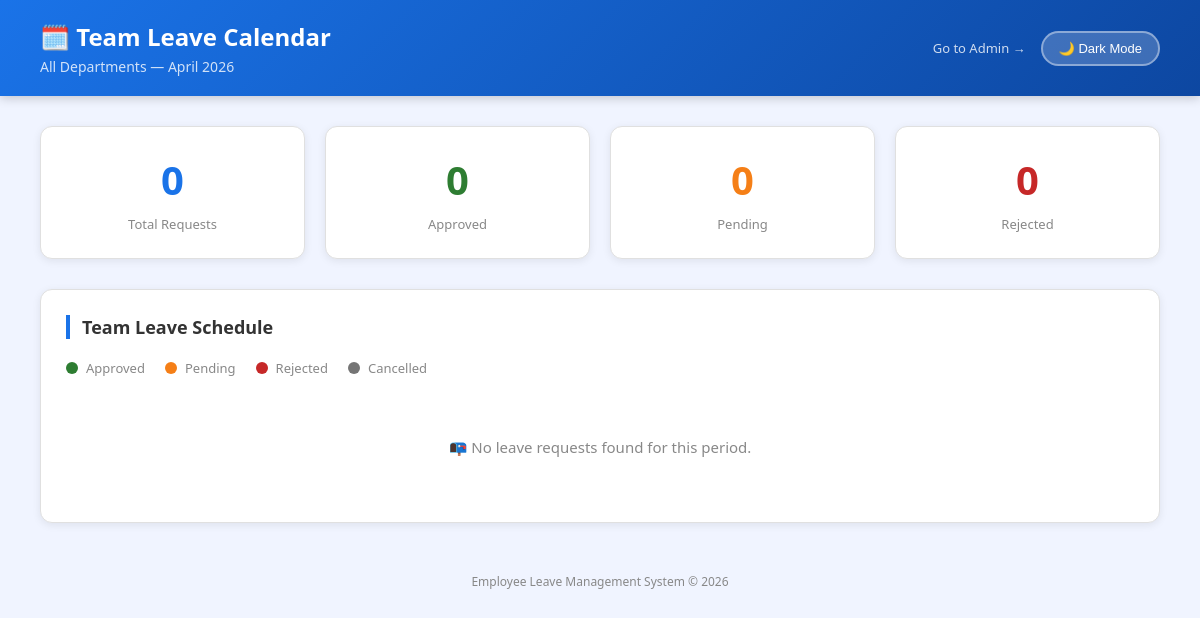
The page /calendar/ (signed in) on the database as committed earlier.
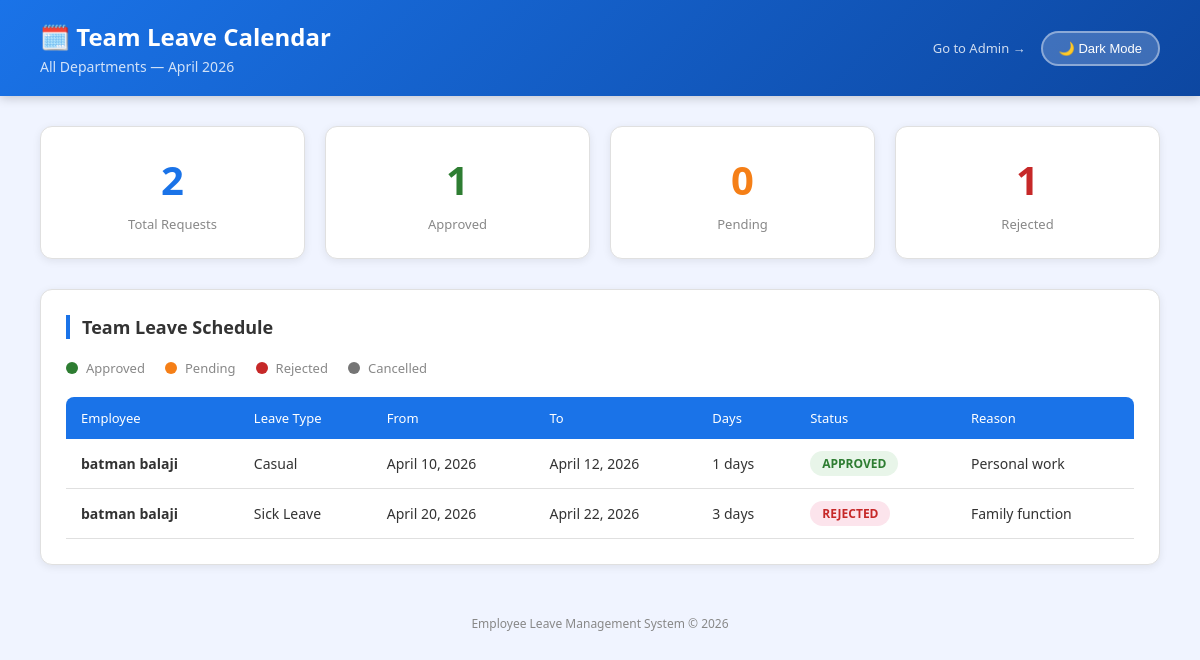
The same page on the database as committed later.
### leaves/models.py (models this page shows, shortened)
class LeaveRequest(models.Model):
    STATUS_CHOICES = [
        ('PENDING', 'Pending'),
        ('APPROVED', 'Approved'),
        ('REJECTED', 'Rejected'),
        ('CANCELLED', 'Cancelled'),
    ]
    employee = models.ForeignKey(
        Employee,
        on_delete=models.CASCADE,
        related_name='leave_requests'
    )
    leave_type = models.ForeignKey(LeaveType, on_delete=models.CASCADE)
    start_date = models.DateField()
    end_date = models.DateField()
    num_days = models.PositiveIntegerField(default=0)
    reason = models.TextField()
    status = models.CharField(
        max_length=20,
        choices=STATUS_CHOICES,
        default='PENDING'
    )
    applied_at = models.DateTimeField(auto_now_add=True)
    reviewed_by = models.ForeignKey(
        Employee,
        on_delete=models.SET_NULL,
        null=True,
        blank=True,
        related_name='reviewed_requests'
    )
    reviewed_at = models.DateTimeField(null=True, blank=True)
    rejection_reason = models.TextField(blank=True, null=True)

class Employee(models.Model):
    user = models.OneToOneField(User, on_delete=models.CASCADE)
    department = models.ForeignKey(
        Department,
        on_delete=models.SET_NULL,
        null=True,
        blank=True
    )
    designation = models.CharField(max_length=100)
    date_of_joining = models.DateField()
    is_manager = models.BooleanField(default=False)

class LeaveType(models.Model):
    name = models.CharField(max_length=50)  # Casual, Sick, Earned, Unpaid
    max_days_per_year = models.PositiveIntegerField()
    is_paid = models.BooleanField(default=True)
    carry_forward = models.BooleanField(default=False)

### leaves/views.py (the view)
# urls.py: path('calendar/', calendar_view, name='calendar'),
@login_required
def calendar_view(request):
    current_year = datetime.now().year
    current_month = datetime.now().strftime('%B')
    leave_requests = LeaveRequest.objects.filter(
        start_date__year=current_year
    ).order_by('start_date')
    context = {
        'leave_requests': leave_requests,
        'current_year': current_year,
        'current_month': current_month,
        'department': 'All Departments',
        'total_leaves': leave_requests.count(),
        'approved_count': leave_requests.filter(status='APPROVED').count(),
        'pending_count': leave_requests.filter(status='PENDING').count(),
        'rejected_count': leave_requests.filter(status='REJECTED').count(),
    }
    return render(request, 'leaves/calendar.html', context)

### leaves/templates/leaves/calendar.html (shortened to what this page needs)
<!DOCTYPE html>
<html lang="en" data-theme="light">
<head>
</head>
<body>
<div class="header">
    <div>
        <h1>🗓️ Team Leave Calendar</h1>
        <p>{{ department }} — {{ current_month }} {{ current_year }}</p>
    </div>
    <div class="header-right">
        <a href="/admin" class="admin-link">Go to Admin →</a>
        <button class="toggle-btn" onclick="toggleTheme()" id="themeBtn">
        </button>
    </div>
</div>
<div class="container">
    <div class="stats">
        <div class="stat-card">
            <div class="number">{{ total_leaves }}</div>
            <div class="label">Total Requests</div>
        </div>
        <div class="stat-card approved">
            <div class="number">{{ approved_count }}</div>
            <div class="label">Approved</div>
        </div>
        <div class="stat-card pending">
            <div class="number">{{ pending_count }}</div>
            <div class="label">Pending</div>
        </div>
        <div class="stat-card rejected">
            <div class="number">{{ rejected_count }}</div>
            <div class="label">Rejected</div>
        </div>
    </div>
    <div class="calendar-section">
        <div class="section-title">Team Leave Schedule</div>
        <div class="legend">
            <div class="legend-item">
                <div class="legend-dot dot-approved"></div> Approved
            </div>
            <div class="legend-item">
                <div class="legend-dot dot-pending"></div> Pending
            </div>
            <div class="legend-item">
                <div class="legend-dot dot-rejected"></div> Rejected
            </div>
            <div class="legend-item">
                <div class="legend-dot dot-cancelled"></div> Cancelled
            </div>
        </div>
        {% if leave_requests %}
        <table>
            <thead>
                <tr>
                    <th>Employee</th>
                    <th>Leave Type</th>
                    <th>From</th>
                    <th>To</th>
                    <th>Days</th>
                    <th>Status</th>
                    <th>Reason</th>
                </tr>
            </thead>
            <tbody>
                {% for leave in leave_requests %}
                <tr>
                    <td><strong>{{ leave.employee.user.get_full_name }}</strong></td>
                    <td>{{ leave.leave_type.name }}</td>
                    <td>{{ leave.start_date }}</td>
                    <td>{{ leave.end_date }}</td>
                    <td>{{ leave.num_days }} days</td>
                    <td>
                        <span class="badge badge-{{ leave.status|lower }}">
                            {{ leave.status }}
                        </span>
                    </td>
                    <td>{{ leave.reason }}</td>
                </tr>
                {% endfor %}
            </tbody>
        </table>
        {% else %}
        <div class="no-data">
            📭 No leave requests found for this period.
        </div>
        {% endif %}
    </div>
</div>
<div class="footer">
    Employee Leave Management System © {{ current_year }}
</div>
</body>
</html>

Rows that differ between the two databases and show on the page:
added LeaveRequest: employee.user.get_full_name "batman balaji", leave_type.name "Casual", start_date "April 10, 2026", end_date "April 12, 2026", num_days "1", status "APPROVED", reason "Personal work"
added LeaveRequest: employee.user.get_full_name "batman balaji", leave_type.name "Sick Leave", start_date "April 20, 2026", end_date "April 22, 2026", num_days "3", status "REJECTED", reason "Family function"
Other text that changed with them:
{{ total_leaves }}: "0" → "2"
{{ approved_count }}: "0" → "1"
{{ rejected_count }}: "0" → "1"
text no longer shown: "📭 No leave requests found for this period."
text now shown: "Employee Leave Type From To Days Status Reason"
